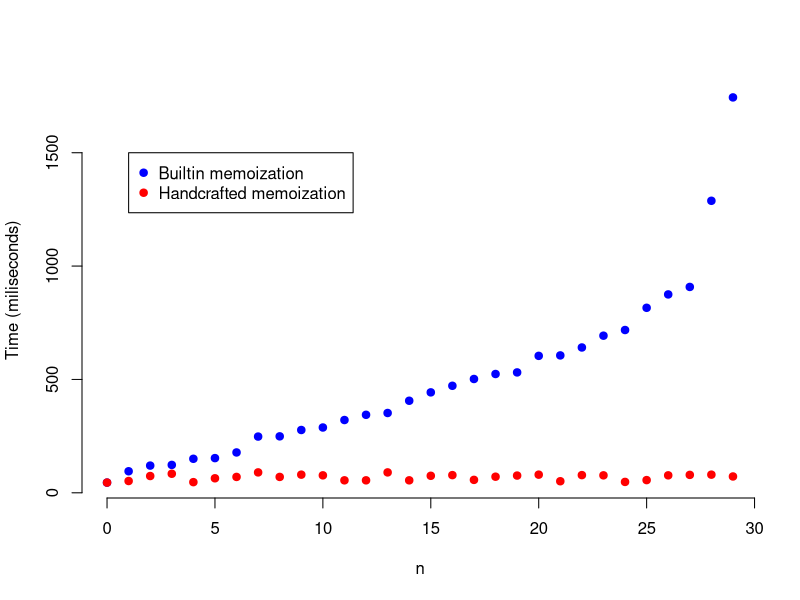

R code for this plot:
f1 <- read.csv(file = "lev-memo.csv")
f2 <- read.csv(file = "lev-hand-memo.csv")

f1$time = f1$time
f2$time = f2$time

plot(f1$n, f1$time, xlab = "n", ylab = "Time (miliseconds)", pch = 19, frame = FALSE, col = "blue")
points(f2$n, f2$time, pch = 19, col = "red")


legend(1, 1500, legend=c("Builtin memoization", "Handcrafted memoization"), pch=c(19, 19), col=c("blue", "red"))
